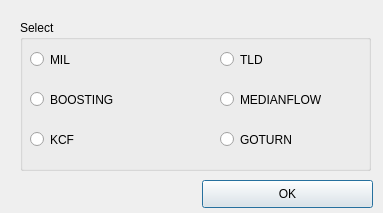
<?xml version="1.0" encoding="UTF-8"?>
<ui version="4.0">
 <class>Dialog</class>
 <widget class="QDialog" name="Dialog">
  <property name="geometry">
   <rect>
    <x>0</x>
    <y>0</y>
    <width>383</width>
    <height>213</height>
   </rect>
  </property>
  <property name="font">
   <font>
    <family>Arial</family>
   </font>
  </property>
  <property name="windowTitle">
   <string>Tracker Type Select</string>
  </property>
  <widget class="QGroupBox" name="groupBox">
   <property name="geometry">
    <rect>
     <x>20</x>
     <y>20</y>
     <width>351</width>
     <height>151</height>
    </rect>
   </property>
   <property name="title">
    <string>Select</string>
   </property>
   <widget class="QRadioButton" name="MIL">
    <property name="geometry">
     <rect>
      <x>10</x>
      <y>30</y>
      <width>108</width>
      <height>19</height>
     </rect>
    </property>
    <property name="text">
     <string>MIL</string>
    </property>
   </widget>
   <widget class="QRadioButton" name="BOOSTING">
    <property name="geometry">
     <rect>
      <x>10</x>
      <y>70</y>
      <width>108</width>
      <height>19</height>
     </rect>
    </property>
    <property name="text">
     <string>BOOSTING</string>
    </property>
   </widget>
   <widget class="QRadioButton" name="GOTURN">
    <property name="geometry">
     <rect>
      <x>200</x>
      <y>110</y>
      <width>108</width>
      <height>19</height>
     </rect>
    </property>
    <property name="text">
     <string>GOTURN</string>
    </property>
   </widget>
   <widget class="QRadioButton" name="KCF">
    <property name="geometry">
     <rect>
      <x>10</x>
      <y>110</y>
      <width>108</width>
      <height>19</height>
     </rect>
    </property>
    <property name="text">
     <string>KCF</string>
    </property>
   </widget>
   <widget class="QRadioButton" name="MEDIANFLOW">
    <property name="geometry">
     <rect>
      <x>200</x>
      <y>70</y>
      <width>151</width>
      <height>19</height>
     </rect>
    </property>
    <property name="text">
     <string>MEDIANFLOW</string>
    </property>
   </widget>
   <widget class="QRadioButton" name="TLD">
    <property name="geometry">
     <rect>
      <x>200</x>
      <y>30</y>
      <width>108</width>
      <height>19</height>
     </rect>
    </property>
    <property name="text">
     <string>TLD</string>
    </property>
   </widget>
  </widget>
  <widget class="QPushButton" name="pushButton">
   <property name="geometry">
    <rect>
     <x>202</x>
     <y>180</y>
     <width>171</width>
     <height>28</height>
    </rect>
   </property>
   <property name="text">
    <string>OK</string>
   </property>
  </widget>
 </widget>
 <resources/>
 <connections/>
</ui>
